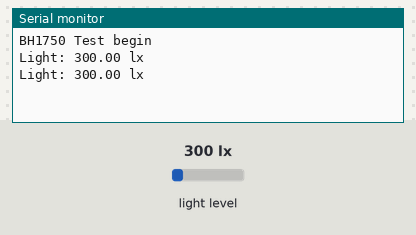
Bench run of a sketch on a simulated ESP8266 (NodeMCU). Shown: the last lines printed to the serial monitor. The inputs (shaded band) are chosen by the test bench; at power-on: light level 300 lx.

Above: at 1.8 s.
1.9 s: light level set to 40 lx
At 2.8 s:
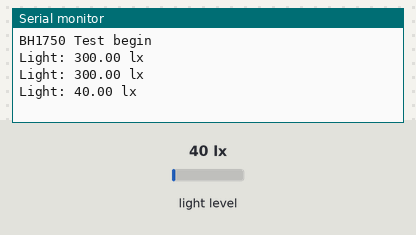
3.4 s: light level set to 500 lx
At 4.5 s:
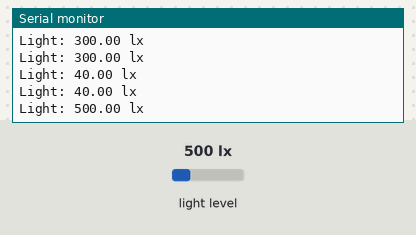
Timing chart, 0 to 6.4 s (numbered marks = the images above; inputs shaded):
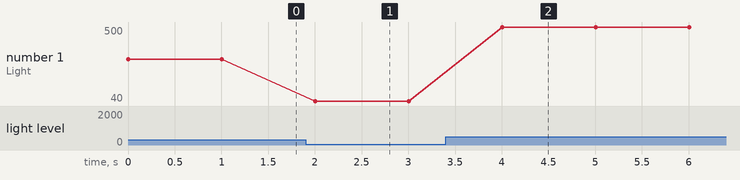

The sketch:

esp32_bh1750-ambient-light-sensor.ino
```cpp
/*
  Example of BH1750 library usage. This example initialises the BH1750 object using the default high resolution continuous mode and then makes a light level reading every second.
*/

#include <Wire.h>
#include <BH1750.h>

BH1750 lightMeter;

void setup(){
  Serial.begin(9600);

  // Initialize the I2C bus (BH1750 library doesn't do this automatically)
  Wire.begin(15, 4);
  // On esp8266 you can select SCL and SDA pins using Wire.begin(D4, D3);
  // For Wemos / Lolin D1 Mini Pro and the Ambient Light shield use Wire.begin(D2, D1);

  lightMeter.begin();

  Serial.println(F("BH1750 Test begin"));
}

void loop() {
  float lux = lightMeter.readLightLevel();
  Serial.print("Light: ");
  Serial.print(lux);
  Serial.println(" lx");
  delay(1000);
}
```

Measured:
- after the input at 1.9 s, the serial monitor: prints a new line after 0.10 s (image 1)
- after the input at 3.4 s, the serial monitor: prints a new line after 0.60 s (image 2)
- plotted number 1: 300 → 40 after the input at 1.9 s, 40 → 500 after the input at 3.4 s
